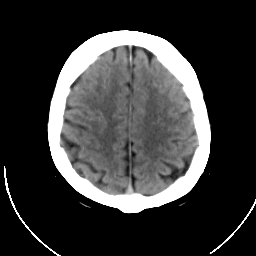
%> input picture PCNN/a9.tif, 256 x 256 px
$ octave --eval "result = SCM(imread('../a9.tif'));"   (GNU Octave 9; MATLAB toolbox functions it lacks are replaced by stand-ins)
%> lines starting %> are read from the running program, lines starting %| are printed output that depends on the picture
function TS = SCM(I)
%   The SCM demo code was written by Kun Zhan
%   $Revision: 1.0.0.0 $  $Date: 2009/04/03 $ 19:26:48 $

%   Reference:
%   K Zhan, H Zhang, Y Ma
%   "New spiking cortical model
%   for invariant texture retrieval and image processing,"
%   IEEE Transactions on Neural Networks, 20(12), 1980-1986

[m,n] = size(I);
%> m = 256; n = 256
S = im2double(I);
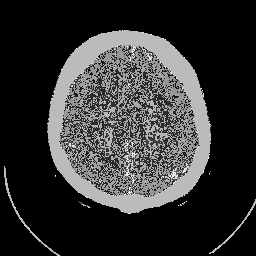
%> S: size 256x256 double; min 0, max 0.149, mean 0.0293; drawn with min black and max white

W = [0.1091 0.1409 0.1091;
     0.1409   0    0.1409;
     0.1091 0.1409 0.1091];
%________________
Y = zeros(m,n); U = Y; E = Y + 1;
%________________
k = 40;
TS = zeros(1, k);
for t = 1 : k
    U = 0.2.*U + S.*conv2(Y,W,'same') + S;
    E = 0.9*E + 20.*Y;
    X = 1./(1+exp(E - U));
    Y = double(X > 0.5);
    TS(t) = sum(sum(Y));
end
%> this loop made 40 passes
%> pass 1, in SCM, `X = 1./(1+exp(E - U));`:
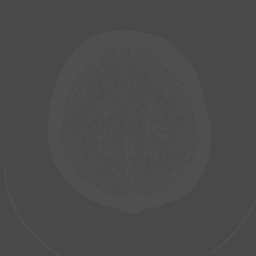
%> X: size 256x256 double; min 0.289, max 0.321, mean 0.295
%> after the loop:
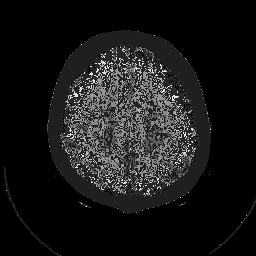
%> E: size 256x256 double; min 0.0148, max 20.01, mean 1.9; drawn with min black and max white
%> after the loop, TS = 40 values, max 7760 at index 19, min 0 at index 1, mean 592.4
%> `result = SCM(imread('../a9.tif'));`: result has the same summary as TS in SCM
